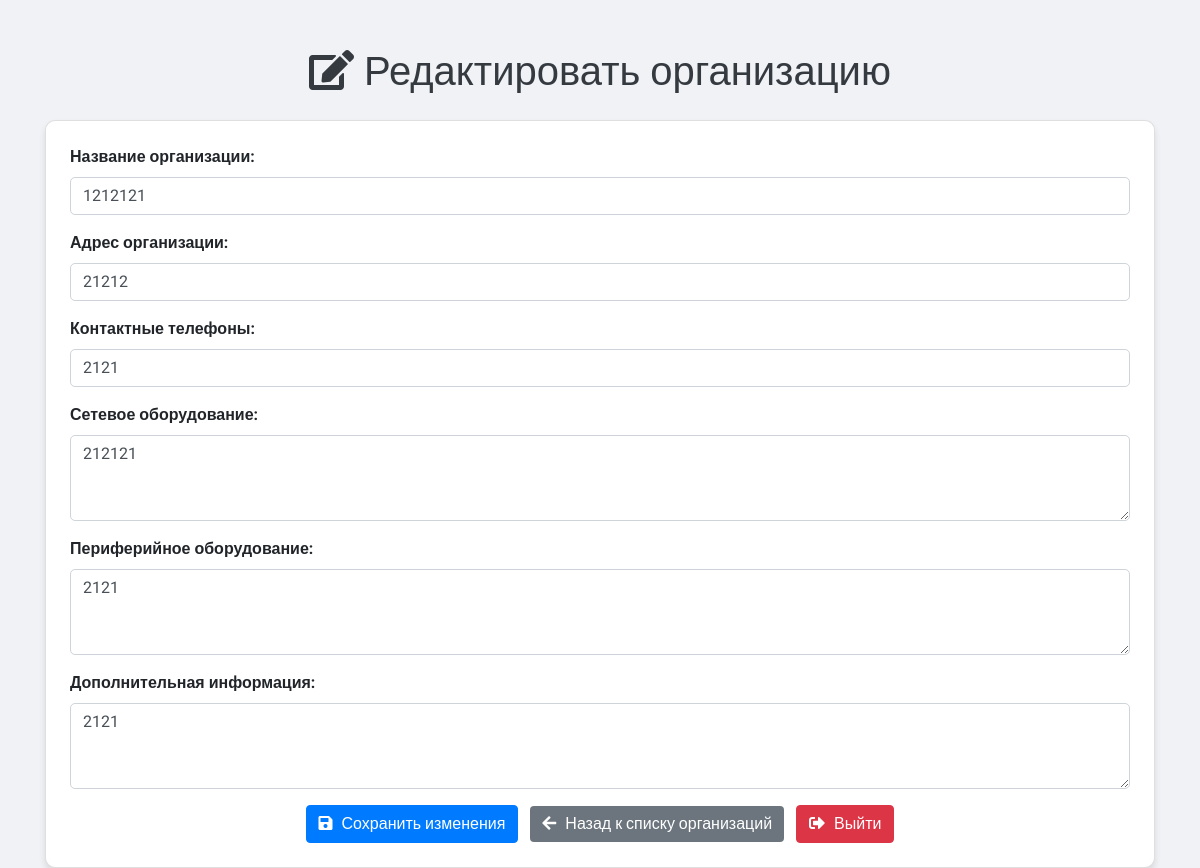
Screenshot of /edit_organization/21/ (signed in) with the database file from the repository.
### users/models.py (models this page shows, shortened)
class Organization(models.Model):
    name = models.CharField(max_length=255, db_index=True)  # Название организации, добавил индексацию
    address = models.CharField(max_length=255)  # Адрес организации
    work_phone = models.TextField(blank=True)  # Телефоны
    network_equipment = models.TextField(blank=True)  # Сетевое оборудование
    peripheral_equipment = models.TextField(blank=True)  # Периферийное оборудование
    other_info = models.TextField(blank=True)  # Разное (другая информация)

### users/views.py (the view)
# urls.py: path('edit_organization/<int:org_id>/', user_views.edit_organization, name='edit_organization'),
@user_passes_test(is_admin)
@login_required
def edit_organization(request, org_id):
    organization = get_object_or_404(Organization, id=org_id)
    if request.method == 'POST':
        form = OrganizationForm(request.POST, instance=organization)
        if form.is_valid():
            form.save()
            messages.success(request, "Организация успешно обновлена.")
            return redirect('work')
    else:
        form = OrganizationForm(instance=organization)
    return render(request, 'users/edit_organization.html', {'form': form, 'organization': organization})

### users/views.py (called while the page is built)
def is_admin(user):
    return user.is_authenticated and user.role in ['admin', 'superuser']

### users/templates/users/edit_organization.html (shortened to what this page needs)
{% load static %}
<!DOCTYPE html>
<html lang="ru">
<head>
    <link rel="stylesheet" href="https://maxcdn.bootstrapcdn.com/bootstrap/4.0.0/css/bootstrap.min.css">
    <link rel="stylesheet" href="https://use.fontawesome.com/releases/v5.8.2/css/all.css">
    <link rel="stylesheet" href="{% static 'css/style.css' %}">
</head>
<body>
<div class="container mt-5">
    <h1 class="text-center mb-4"><i class="fas fa-edit"></i> Редактировать организацию</h1>
    <form method="POST">
        <div class="card p-4">
            <div class="form-group">
                {{ form.name.label_tag }}
                {{ form.name }}
            </div>
            <div class="form-group">
                {{ form.address.label_tag }}
                {{ form.address }}
            </div>
            <div class="form-group">
                {{ form.work_phone.label_tag }}
                {{ form.work_phone }}
            </div>
            <div class="form-group">
                {{ form.network_equipment.label_tag }}
                {{ form.network_equipment }}
            </div>
            <div class="form-group">
                {{ form.peripheral_equipment.label_tag }}
                {{ form.peripheral_equipment }}
            </div>
            <div class="form-group">
                {{ form.other_info.label_tag }}
                {{ form.other_info }}
            </div>
            <div class="text-center">
                <button type="submit" class="btn btn-primary">
                    <i class="fas fa-save"></i> Сохранить изменения
                </button>
                <a href="{% url 'work' %}" class="btn btn-secondary ml-2">
                    <i class="fas fa-arrow-left"></i> Назад к списку организаций
                </a>
                <a href="{% url 'logout' %}" class="btn btn-danger ml-2">
                    <i class="fas fa-sign-out-alt"></i> Выйти
                </a>
            </div>
        </div>
    </form>
</div>
</body>
</html>

### users/static/css/style.css (style rules this page uses)
body { background-color: #f0f2f5; font-family: 'Roboto', sans-serif; }
h1 { color: #343a40; }
.card { border-radius: 10px; box-shadow: 0 4px 6px rgba(0, 0, 0, 0.1); }
.btn-secondary { background-color: #6c757d; border: none; }
.btn i { margin-right: 5px; }
.form-control { border-radius: 5px; }
.form-group label { font-weight: bold; }

### rows the page displays
Organization: name "1212121", address "21212", work_phone "2121", network_equipment "212121", peripheral_equipment "2121", other_info "2121"
